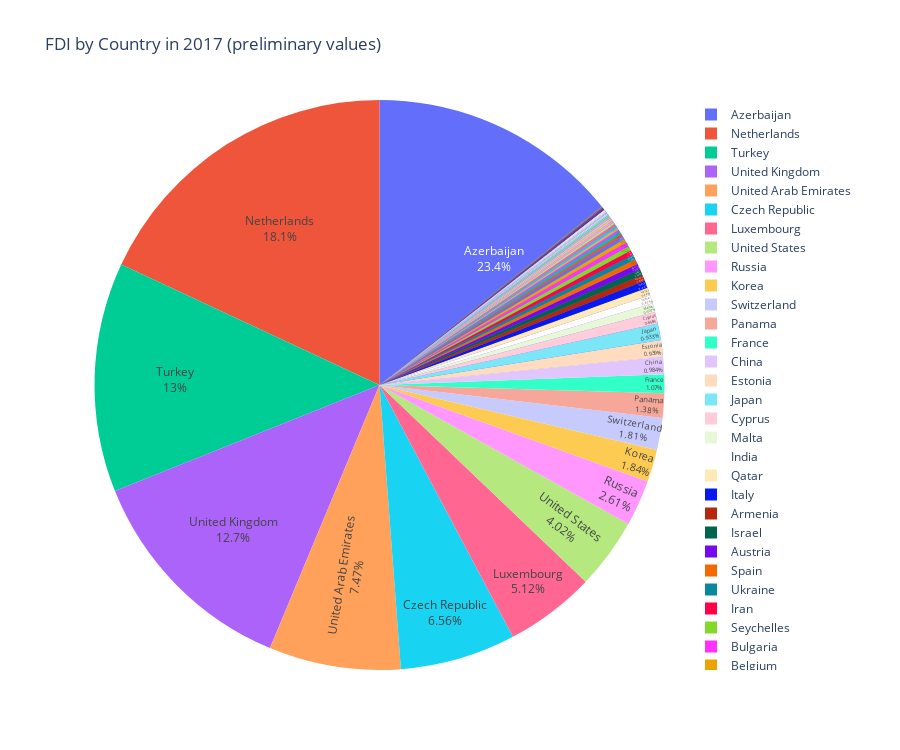

The code cell stored with this chart in its notebook:
### Code cell
fig5 = px.pie(df_FDICountry2.set_index('index').T.reset_index(), values = 2017,names = "Countries", title = "FDI by Country in 2017 (preliminary values)", height = 750)
fig5.update_traces(textposition='inside', textinfo='percent+label')
fig5.show()

### Figure 1 — Plotly figure (JSON) as saved in the notebook; plotly's stock layout.template omitted (floating-point values rounded to 4 significant figures)
{"data": [{"domain": {"x": [0, 1], "y": [0, 1]}, "hovertemplate": "Countries=%{label}<br>2017=%{value}<extra></extra>", "labels": ["Austria", "Belgium", "Bulgaria", "Croatia", "Cyprus", "Czech Republic", "Denmark", "Estonia", "Finland", "France", "Germany", "Greece", "Hungary", "Ireland", "Italy", "Latvia", "Lithuania (Lietuva)", "Luxembourg", "Malta", "Netherlands", "Poland", "Portugal", "Romania", "Slovakia", "Slovenia", "Spain", "Sweden", "Azerbaijan", "Armenia", "Belarus", "Kazakhstan", "Kyrgyzstan", "Moldova", "Russia", "Turkmenistan", "Ukraine", "Uzbekistan", "Argentina", "Australia", "Bahamas", "Belize", "Virgin Islands, British", "Canada", "Cayman Islands", "China", "Gibraltar", "Hong Kong, SAR of China", "Iceland", "India", "Iran", "Iraq", "Israel", "Japan", "Jordan", "Korea", "Lebanon", "Libya", "Liechtenstein", "Mauritius", "Norway", "Marshall Islands", "Panama", "Philippines", "Qatar", "Saint Kitts and Nevis", "Saudi Arabia", "Seychelles", "Switzerland", "Syrian", "United Arab Emirates", "Turkey", "Egypt", "United Kingdom", "United States", "Unknown", "International Organizations"], "legendgroup": "", "name": "", "showlegend": true, "textinfo": "percent+label", "textposition": "inside", "type": "pie", "values": [6287.0, 4313.0, 4859.0, 467.2, 12910.0, 129100.0, -4457.0, 18490.0, -435.8, 21090.0, -94510.0, 675.7, 2106.0, 190.5, 8261.0, -33850.0, 2507.0, 100700.0, 9984.0, 355300.0, 1311.0, 885.5, 727.3, 2754.0, 997.0, 5836.0, 2040.0, 460500.0, 6932.0, 539.0, -9409.0, 122.4, 43.56, 51320.0, 2587.0, 5512.0, 1196.0, 69.39, 3470.0, 97.46, 2056.0, -23030.0, 193.0, -1639.0, 19360.0, 1914.0, 1578.0, -653.1, 9312.0, 5507.0, 540.8, 6738.0, 18360.0, 1027.0, 36240.0, 2403.0, 90.81, 2861.0, -7805.0, 730.7, 2862.0, 27180.0, -0.363, 8661.0, 1090.0, -4456.0, 5165.0, 35650.0, 983.2, 147100.0, 256200.0, -281.1, 249000.0, 79120.0, 0, 2516.0]}], "layout": {"height": 750, "legend": {"tracegroupgap": 0}, "title": {"text": "FDI by Country in 2017 (preliminary values)"}}}
